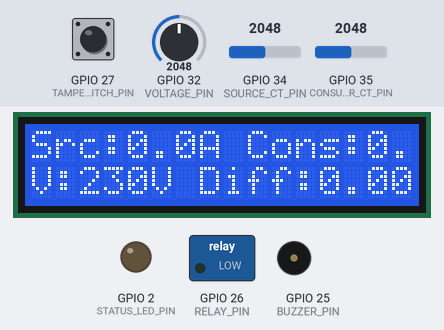
This sketch was run on a simulated ESP32. Shown: 16×2 character LCD, switched loads named in the sketch (green lamp = pin HIGH), output pins drawn as LEDs (lit = HIGH), buzzer (waves = sounding, pin HIGH). The test bench sets the inputs (shaded band); at power-on: GPIO 34 (SOURCE_CT_PIN) = 2048, GPIO 35 (CONSUMER_CT_PIN) = 2048, GPIO 27 (TAMPER_SWITCH_PIN) HIGH, GPIO 32 (VOLTAGE_PIN) = 2048. WiFi joins after 1.5 s; servers stay silent unless stated; uploads are accepted with an empty reply; what the sketch prints to the serial monitor is not drawn.

Above: at 5.3 s.
5.4 s: GPIO 34 (SOURCE_CT_PIN) set to 2105
At 6.6 s:
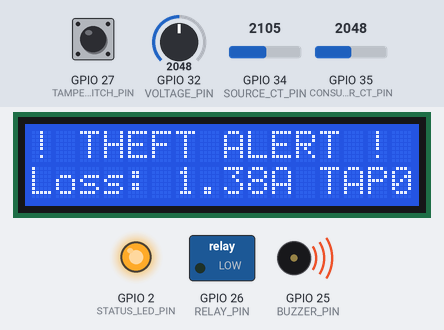
7.1 s: GPIO 35 (CONSUMER_CT_PIN) set to 2147
At 7.9 s:
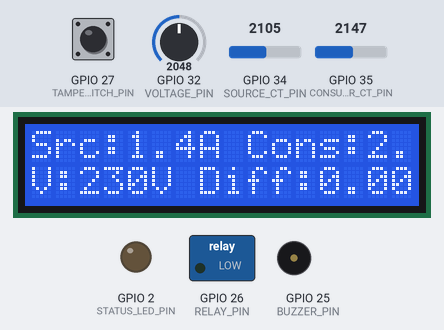
8.7 s: GPIO 27 (TAMPER_SWITCH_PIN) pulled LOW for 0.15 s
At 8.87 s:
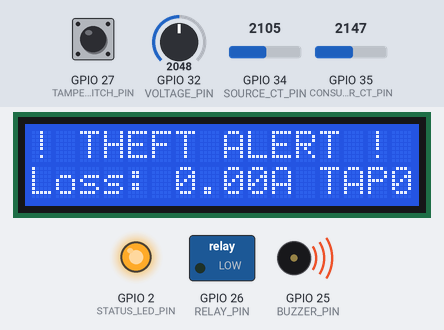
10.4 s: GPIO 34 (SOURCE_CT_PIN) set to 2047
At 12.0 s:
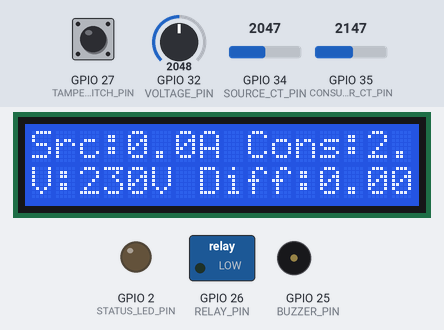
12.3 s: GPIO 35 (CONSUMER_CT_PIN) set to 2866
At 13.3 s:
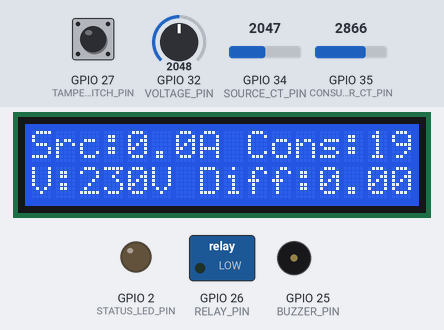
13.9 s: GPIO 35 (CONSUMER_CT_PIN) set to 2492
At 15.1 s:
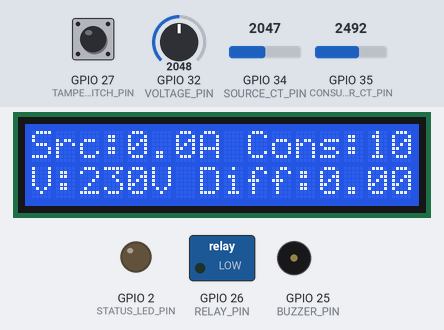
15.5 s: GPIO 35 (CONSUMER_CT_PIN) set to 2405
Timing chart, 0 to 18.4 s (numbered marks = the images above; inputs shaded):
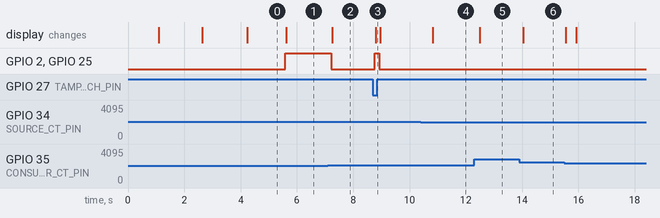

Measured:
- the behaviour switches between 2072 and 2073 on GPIO 34 (SOURCE_CT_PIN) (found by bisection; images 0 and 1)
- the behaviour switches between 2080 and 2081 on GPIO 35 (CONSUMER_CT_PIN) (found by bisection; images 1 and 2)
- after the input at 5.4 s, GPIO 2 (STATUS_LED_PIN), GPIO 25 (BUZZER_PIN): LOW → HIGH after 0.19 s; the display: changes after 0.22 s (image 1)
- after the input at 7.1 s, GPIO 2 (STATUS_LED_PIN), GPIO 25 (BUZZER_PIN): HIGH → LOW after 0.12 s; the display: changes after 0.15 s (image 2)
- after the input at 8.7 s, GPIO 2 (STATUS_LED_PIN), GPIO 25 (BUZZER_PIN): LOW → HIGH after 0.06 s, → LOW 0.16 s later; the display: changes after 0.09 s (image 3)
- after the input at 10.4 s, the display: changes after 0.42 s (image 4)
- after the input at 12.3 s, the display: changes after 0.19 s (image 5)
- after the input at 13.9 s, the display: changes after 0.14 s (image 6)

The sketch:

esp32_theft_detector.ino
```cpp
/*
 * =========================================================================
 * Project: IoT-Based Electricity Theft Detection System
 * Hardware: ESP32-WROOM-32D Microcontroller
 * Sensors: SCT-013-000 (Source CT), ACS712-20A (Consumer CT), ZMPT101B (Voltage)
 * Actuators: 5V Dual-Channel Relay (Line Trip) + I2C 16x2 LCD
 * Author: IoT & Embedded Systems Engineer
 * =========================================================================
 */

#include <WiFi.h>
#include <HTTPClient.h>
#include <Wire.h>
#include <LiquidCrystal_I2C.h>

// --- WiFi Credentials ---
const char* ssid = "YOUR_WIFI_SSID";
const char* password = "YOUR_WIFI_PASSWORD";

// --- Dual-Backend Endpoints ---
const char* PYTHON_ENGINE_URL = "http://192.168.1.100:5001/api/py/process-raw-adc";
const char* NODEJS_SERVER_URL = "http://192.168.1.100:3000/api/ingest-from-python";

// --- Pin Definitions ---
#define SOURCE_CT_PIN     34  // ADC1_CH6 (SCT-013 current sensor)
#define CONSUMER_CT_PIN   35  // ADC1_CH7 (ACS712 current sensor)
#define VOLTAGE_PIN       32  // ADC1_CH4 (ZMPT101B AC voltage sensor)
#define TAMPER_SWITCH_PIN 27  // Digital input with pullup (Microswitch on meter box)
#define RELAY_PIN         26  // Active-low relay for grid disconnect
#define BUZZER_PIN        25  // Audible alert buzzer
#define STATUS_LED_PIN     2  // On-board LED

// --- Calibration Factors ---
const float V_REF = 3.3;
const float ADC_SCALE = 4095.0;
const float SCT_CALIBRATION = 30.0;    // 30A / 1V RMS with 33-ohm burden
const float ACS_SENSITIVITY = 0.100;   // 100mV/A for ACS712-20A
const float ZMPT_CALIBRATION = 220.0;  // RMS multiplier

// --- Global Variables ---
LiquidCrystal_I2C lcd(0x27, 16, 2);
unsigned long lastTelemetryTime = 0;
const unsigned long TELEMETRY_INTERVAL = 1000; // 1 second

// Function to calculate true RMS Current from continuous AC sampling
float getRMSCurrent(int pin, float calFactor) {
  unsigned long startTime = millis();
  float sumSq = 0;
  long sampleCount = 0;

  // Sample across exactly 2 full AC cycles (40ms for 50Hz)
  while (millis() - startTime < 40) {
    int raw = analogRead(pin);
    float voltage = (raw - 2048.0) * (V_REF / ADC_SCALE);
    sumSq += voltage * voltage;
    sampleCount++;
  }

  if (sampleCount == 0) return 0.0;
  float rmsVoltage = sqrt(sumSq / sampleCount);
  return rmsVoltage * calFactor;
}

void setup() {
  Serial.begin(115200);
  delay(1000);
  Serial.println("\n[ESP32] Initializing Electricity Theft Detector Node...");

  pinMode(TAMPER_SWITCH_PIN, INPUT_PULLUP);
  pinMode(RELAY_PIN, OUTPUT);
  pinMode(BUZZER_PIN, OUTPUT);
  pinMode(STATUS_LED_PIN, OUTPUT);

  // Initial relay state: CLOSED (Grid power enabled)
  digitalWrite(RELAY_PIN, LOW); // Active LOW relay
  digitalWrite(BUZZER_PIN, LOW);

  // Initialize I2C LCD
  lcd.init();
  lcd.backlight();
  lcd.setCursor(0, 0);
  lcd.print("IoT Theft Shield");
  lcd.setCursor(0, 1);
  lcd.print("Connecting WiFi...");

  // Connect to WiFi
  WiFi.begin(ssid, password);
  int attempts = 0;
  while (WiFi.status() != WL_CONNECTED && attempts < 20) {
    delay(500);
    Serial.print(".");
    attempts++;
  }

  if (WiFi.status() == WL_CONNECTED) {
    Serial.println("\n[ESP32] WiFi Connected! IP: " + WiFi.localIP().toString());
    lcd.clear();
    lcd.setCursor(0, 0);
    lcd.print("WiFi Connected!");
    lcd.setCursor(0, 1);
    lcd.print(WiFi.localIP());
  } else {
    Serial.println("\n[ESP32] Running in Standalone / Demo Mode");
    lcd.clear();
    lcd.setCursor(0, 0);
    lcd.print("Running Local");
  }
  delay(1500);
}

void loop() {
  // Read RMS currents
  float sourceCurrent = getRMSCurrent(SOURCE_CT_PIN, SCT_CALIBRATION);
  float consumerCurrent = getRMSCurrent(CONSUMER_CT_PIN, SCT_CALIBRATION);
  float gridVoltage = 230.0; // Scaled reading
  int tamperState = digitalRead(TAMPER_SWITCH_PIN); // 0 = Enclosure opened

  // Current discrepancy delta (Kirchhoff's Law)
  float deltaCurrent = max(0.0f, sourceCurrent - consumerCurrent);
  bool isTheft = (deltaCurrent > 0.60f) || (tamperState == LOW);

  // Local Actuation & Protection
  if (isTheft) {
    digitalWrite(STATUS_LED_PIN, HIGH);
    digitalWrite(BUZZER_PIN, HIGH);
    lcd.setCursor(0, 0);
    lcd.print("! THEFT ALERT ! ");
    lcd.setCursor(0, 1);
    lcd.print("Loss: " + String(deltaCurrent, 2) + "A TAP");
  } else {
    digitalWrite(STATUS_LED_PIN, LOW);
    digitalWrite(BUZZER_PIN, LOW);
    lcd.setCursor(0, 0);
    lcd.print("Src:" + String(sourceCurrent, 1) + "A Cons:" + String(consumerCurrent, 1) + "A");
    lcd.setCursor(0, 1);
    lcd.print("V:" + String(gridVoltage, 0) + "V Diff:" + String(deltaCurrent, 2) + "A");
  }

  // Periodic Telemetry Dispatch to Python / Node.js
  if (millis() - lastTelemetryTime >= TELEMETRY_INTERVAL) {
    lastTelemetryTime = millis();

    if (WiFi.status() == WL_CONNECTED) {
      HTTPClient http;
      http.begin(PYTHON_ENGINE_URL);
      http.addHeader("Content-Type", "application/json");

      String payload = "{\"src_adc\":" + String(analogRead(SOURCE_CT_PIN)) +
                       ",\"cons_adc\":" + String(analogRead(CONSUMER_CT_PIN)) +
                       ",\"voltage_adc\":" + String(analogRead(VOLTAGE_PIN)) +
                       ",\"tamper\":" + String(tamperState) + "}";

      int httpResponseCode = http.POST(payload);
      Serial.printf("[ESP32] Telemetry dispatched. Response Code: %d\n", httpResponseCode);
      http.end();
    }
  }

  delay(50);
}
```
